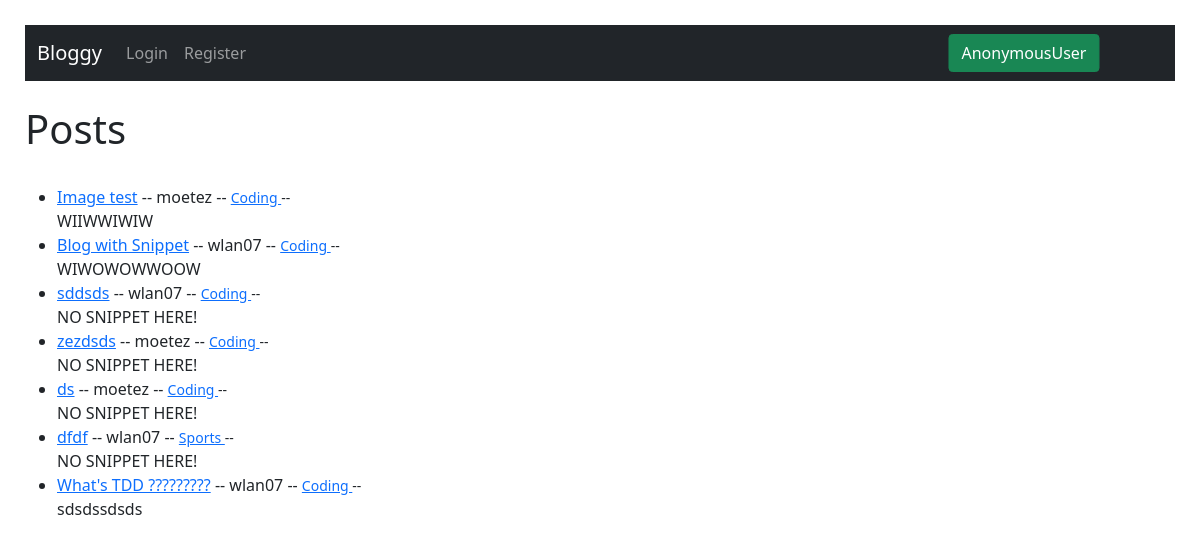
The page / on the database its author committed.
### myblogapp/models.py (models this page shows, shortened)
class Post(models.Model):
    title = models.CharField(max_length=200)
    header_image = models.ImageField(
        null=True, blank=True, upload_to="images/")
    author = models.ForeignKey(User, on_delete=models.CASCADE)
    body = RichTextField(blank=True, null=True)
    category = models.ForeignKey(
        Category, default=get_default_category, on_delete=models.CASCADE)
    snippet = models.CharField(max_length=200, default="NO SNIPPET HERE!")
    likes = models.ManyToManyField(User, related_name="blog_likes")

class Category(models.Model):
    name = models.CharField(max_length=200)
    def __str__(self) -> str:
        return self.name

### myblogapp/views.py (the view)
# urls.py: path('', HomeView.as_view(), name="home"),
class HomeView(ListView):
    model = Post
    template_name = 'myblogapp/home.html'
    context_object_name = 'lastest_posts_list'
    ordering = ['-id']
    def get_context_data(self, **kwargs):
        context = super().get_context_data(**kwargs)
        context['cat_menu'] = Category.objects.all()
        return context

### myblogapp/templates/myblogapp/home.html (shortened to what this page needs)
{% include 'myblogapp/base.html'%}
{%block content%}
<h1>Posts</h1>
{% if lastest_posts_list %}
<ul>
    {% for post in lastest_posts_list %}
    <li> <a href="{% url 'detail-post' post.pk %}">{{post.title}}</a> -- {{post.author}} --
        <small><a href="{% url 'filter' post.category|slugify %}"> {{post.category}} </a> --</small>
        <br>
        {{post.snippet}}
    </li>
    {% endfor %}
</ul>
{%else%}
<p>NO POSTS HERE !</p>
{% endif %}
{% endblock %}

### rows shown on the page
Post: title "Image test", author "moetez", category "Coding", snippet "WIIWWIWIW"
Post: title "Blog with Snippet", author "wlan07", category "Coding", snippet "WIWOWOWWOOW"
Post: title "sddsds", author "wlan07", category "Coding", snippet "NO SNIPPET HERE!"
Post: title "zezdsds", author "moetez", category "Coding", snippet "NO SNIPPET HERE!"
Post: title "ds", author "moetez", category "Coding", snippet "NO SNIPPET HERE!"
Post: title "dfdf", author "wlan07", category "Sports", snippet "NO SNIPPET HERE!"
Post: title "What's TDD ?????????", author "wlan07", category "Coding", snippet "sdsdssdsds"

### other values the page prints
{{ user }} "AnonymousUser"
